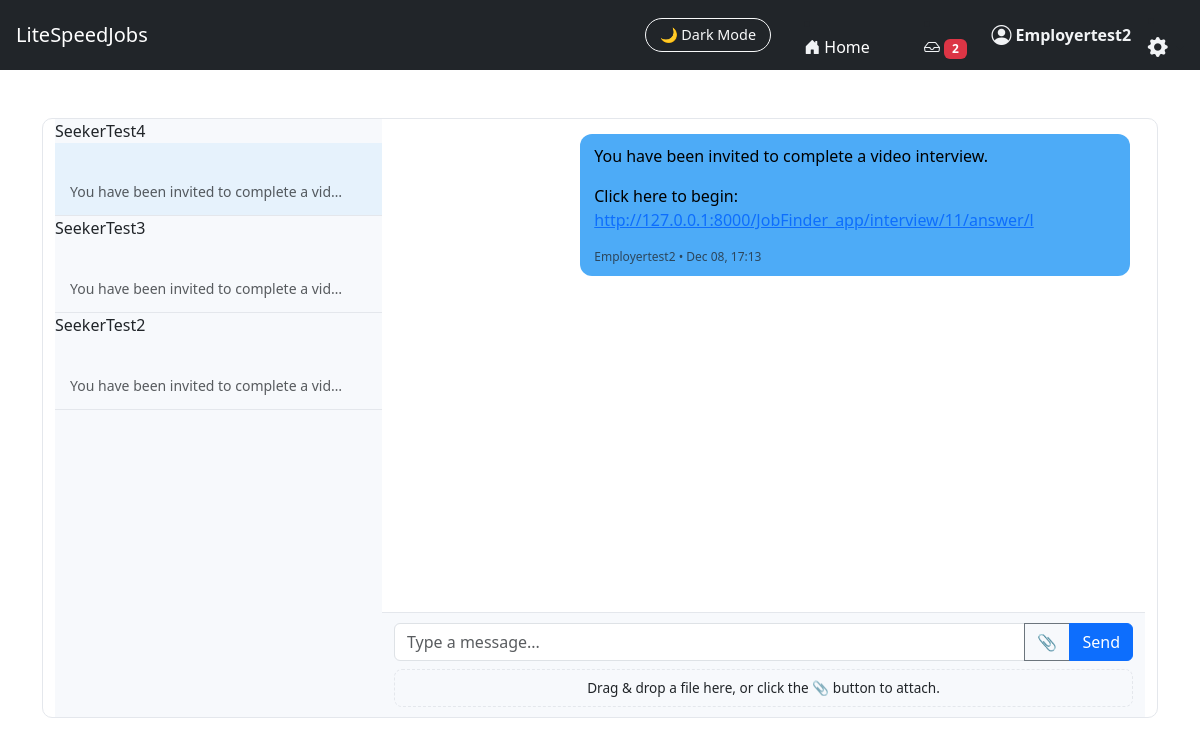
The page /JobFinder_app/messages/?c=6 (signed in) on the database as committed earlier.
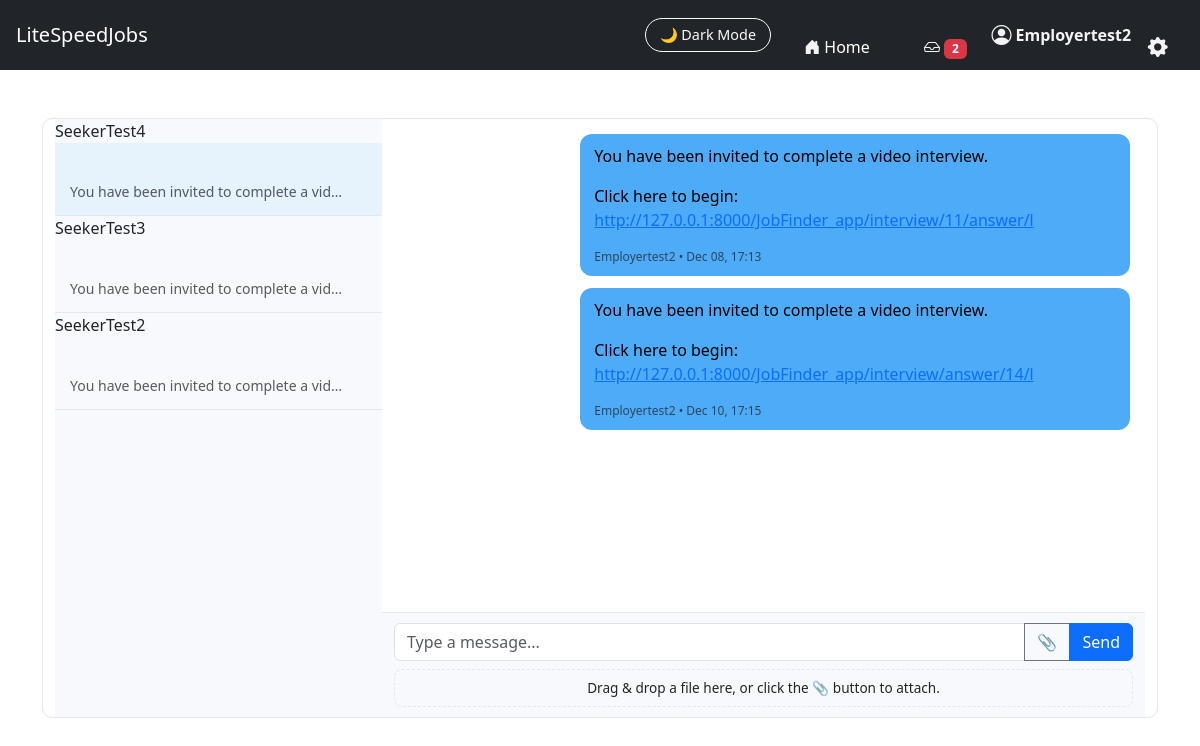
The same page on the database as committed later.
### JobFinder_app/models.py (models this page shows, shortened)
class Conversation(models.Model):
    user1 = models.ForeignKey(User, on_delete=models.CASCADE, related_name="conversations_as_user1", null=True, blank=True)
    user2 = models.ForeignKey(User, on_delete=models.CASCADE, related_name="conversations_as_user2",null=True, blank=True)
    job = models.ForeignKey("Job", null=True, blank=True, on_delete=models.CASCADE)
    created_at = models.DateTimeField(auto_now_add=True)
    def get_other_user(self, me):
        return self.user2 if me == self.user1 else self.user1

class Message(models.Model):
    sender = models.ForeignKey(
        User, on_delete=models.CASCADE, related_name="sent_messages"
    )
    receiver = models.ForeignKey(
        User, on_delete=models.CASCADE, related_name="received_messages"
    )
    conversation = models.ForeignKey("Conversation", on_delete=models.CASCADE, related_name="messages", null=True, blank=True)
    subject = models.CharField(max_length=255)
    body = models.TextField(blank=True, default="The body was not filled in.")
    attachement = models.FileField(upload_to="messages_attachments/", null=True, blank=True)
    job = models.ForeignKey(Job, on_delete=models.CASCADE, null=True, blank=True)
    created_at = models.DateTimeField(auto_now_add=True)
    is_read = models.BooleanField(default=False)

### JobFinder_app/views.py (the view)
# urls.py: path("messages/", views.inbox_pro, name="inbox_pro"),
@login_required
def inbox_pro(request):
    unread_count = Message.objects.filter(
        receiver=request.user,
        is_read=False
    ).count()
    conversations = Conversation.objects.filter(
        Q(user1=request.user) | Q(user2=request.user)
    ).order_by("-created_at")
    convo_id = request.GET.get("c")
    active_conversation = None
    if convo_id:
        active_conversation = get_object_or_404(
            conversations, id=convo_id
        )
        Message.objects.filter(
            conversation=active_conversation,
            receiver=request.user,
            is_read=False
        ).update(is_read=True)
    return render(request, "JobFinder_app/inbox_pro.html", {
        "conversations": conversations,
        "active_conversation": active_conversation,
        "unread_count": unread_count,
    })

### JobFinder_app/templatetags/message_tags.py (called while the page is built)
@register.filter
def other_user(conversation, user):
    return conversation.get_other_user(user)

### JobFinder_app/templates/JobFinder_app/inbox_pro.html (shortened to what this page needs)
{% extends "JobFinder_app/base.html" %}
{% load message_tags %}
{% block content %}
<div class="container mt-4 inbox-container">
    <div class="conversation-list">
        {% for convo in conversations %}
            {% with other=convo|other_user:request.user %}
                {{ other.username }}
            {% endwith %}
                <a href="?c={{ convo.id }}" class="text-decoration-none text-reset">
                    <div class="conversation-item {% if active_conversation and active_conversation.id == convo.id %}active{% endif %}">
                        <strong>{{ other.username }}</strong><br>
                        <small class="text-muted">
                            {% with last=convo.messages.last %}
                                {% if last %}
                                    {{ last.body|default:"(attachment)"|truncatechars:40 }}
                                {% else %}
                                    No messages yet
                                {% endif %}
                            {% endwith %}
                        </small>
                    </div>
                </a>
        {% empty %}
            <div class="p-3 dark-muted">No conversations yet.</div>
        {% endfor %}
    </div>
    <div class="chat-window">
        {% if active_conversation %}
            <div class="chat-messages" id="chatMessages">
                {% for msg in active_conversation.messages.all %}
                    <div class="message-bubble {% if msg.sender == request.user %}sent{% else %}received{% endif %}">
                        {% if msg.body %}
                            <div>{{ msg.body|urlize|linebreaks }}</div>
                        {% endif %}
                        <small class="text-muted d-block mt-1" style="font-size: 0.75rem;">
                            {{ msg.sender.username }} • {{ msg.created_at|date:"M d, H:i" }}
                        </small>
                    </div>
                {% endfor %}
            </div>
            <form method="POST" enctype="multipart/form-data" class="chat-input" id="chatForm">
                <div class="input-group">
                    <input type="text" name="message" class="form-control" placeholder="Type a message...">
                    <button type="button" class="btn btn-outline-secondary" id="attachBtn">📎</button>
                    <button class="btn btn-primary">Send</button>
                </div>
                <div class="drop-zone mt-2" id="dropZone">
                    Drag & drop a file here, or click the 📎 button to attach.
                </div>
            </form>
        {% else %}
            <div class="d-flex justify-content-center align-items-center h-100">
                <h5 class="text-muted">Select a conversation to start messaging.</h5>
            </div>
        {% endif %}
    </div>
</div>
{% endblock %}

Rows that differ between the two databases and show on the page:
added Message: body "You have been invited to complete a video interview. Click here to begin: http://127.0.0.1:8000/JobFinder_app/interview/answer/14/l", sender.username "Employertest2", created_at "Dec 10, 17:15"
